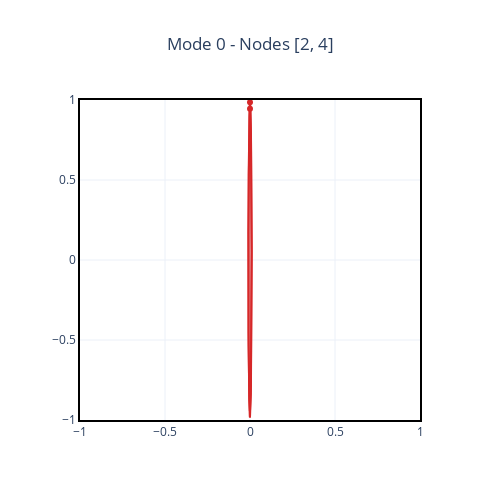
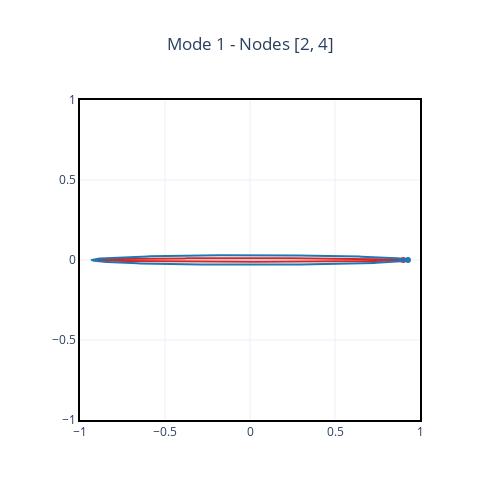

The code cell stored with these charts, in order, in its notebook:
### Code cell
for mode in range(6):
    display(modal.plot_orbit(mode, nodes=[2, 4]))

### Figure 1 — Plotly figure (JSON) as saved in the notebook; plotly's stock layout.template omitted (floating-point values rounded to 4 significant figures; data arrays with more than 128 entries replaced by an {"elided": "..."} marker saying what was removed)
{"data": [{"line": {"color": "#d62728"}, "mode": "lines", "name": "node 2<br>Backward", "showlegend": false, "type": "scatter", "x": {"elided": "350 float values"}, "y": {"elided": "350 float values"}}, {"marker": {"color": "#d62728"}, "mode": "markers", "name": "node 2", "showlegend": false, "type": "scatter", "x": [2.88e-15], "y": [0.946]}, {"line": {"color": "#d62728"}, "mode": "lines", "name": "node 4<br>Backward", "showlegend": false, "type": "scatter", "x": {"elided": "350 float values"}, "y": {"elided": "350 float values"}}, {"marker": {"color": "#d62728"}, "mode": "markers", "name": "node 4", "showlegend": false, "type": "scatter", "x": [6.64e-16], "y": [0.9856]}], "layout": {"autosize": false, "height": 500, "title": {"text": "Mode 0 - Nodes [2, 4]", "x": 0.5, "xanchor": "center"}, "width": 500, "xaxis": {"range": [-1, 1]}, "yaxis": {"range": [-1, 1]}}}

### Figure 2 — Plotly figure (JSON) as saved in the notebook; plotly's stock layout.template omitted (floating-point values rounded to 4 significant figures; data arrays with more than 128 entries replaced by an {"elided": "..."} marker saying what was removed)
{"data": [{"line": {"color": "#d62728"}, "mode": "lines", "name": "node 2<br>Backward", "showlegend": false, "type": "scatter", "x": {"elided": "350 float values"}, "y": {"elided": "350 float values"}}, {"marker": {"color": "#d62728"}, "mode": "markers", "name": "node 2", "showlegend": false, "type": "scatter", "x": [0.9014], "y": [1.347e-13]}, {"line": {"color": "#1f77b4"}, "mode": "lines", "name": "node 4<br>Forward", "showlegend": false, "type": "scatter", "x": {"elided": "350 float values"}, "y": {"elided": "350 float values"}}, {"marker": {"color": "#1f77b4"}, "mode": "markers", "name": "node 4", "showlegend": false, "type": "scatter", "x": [0.9291], "y": [-1.713e-14]}], "layout": {"autosize": false, "height": 500, "title": {"text": "Mode 1 - Nodes [2, 4]", "x": 0.5, "xanchor": "center"}, "width": 500, "xaxis": {"range": [-1, 1]}, "yaxis": {"range": [-1, 1]}}}
